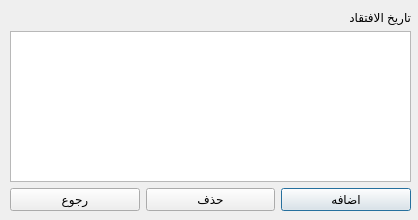
<?xml version="1.0" encoding="UTF-8"?>
<ui version="4.0">
 <class>VisitsInfoView</class>
 <widget class="QDialog" name="VisitsInfoView">
  <property name="geometry">
   <rect>
    <x>0</x>
    <y>0</y>
    <width>418</width>
    <height>220</height>
   </rect>
  </property>
  <property name="sizePolicy">
   <sizepolicy hsizetype="Fixed" vsizetype="Fixed">
    <horstretch>0</horstretch>
    <verstretch>0</verstretch>
   </sizepolicy>
  </property>
  <property name="minimumSize">
   <size>
    <width>418</width>
    <height>220</height>
   </size>
  </property>
  <property name="maximumSize">
   <size>
    <width>418</width>
    <height>16777215</height>
   </size>
  </property>
  <property name="windowTitle">
   <string>الافتقاد</string>
  </property>
  <property name="layoutDirection">
   <enum>Qt::RightToLeft</enum>
  </property>
  <property name="locale">
   <locale language="Arabic" country="Egypt"/>
  </property>
  <widget class="QWidget" name="layoutWidget">
   <property name="geometry">
    <rect>
     <x>10</x>
     <y>10</y>
     <width>401</width>
     <height>201</height>
    </rect>
   </property>
   <layout class="QVBoxLayout" name="verticalLayout_4">
    <item>
     <widget class="QLabel" name="label_3">
      <property name="text">
       <string>تاريخ الافتقاد</string>
      </property>
     </widget>
    </item>
    <item>
     <widget class="QTableWidget" name="tableWidget_visits">
      <property name="editTriggers">
       <set>QAbstractItemView::NoEditTriggers</set>
      </property>
      <property name="alternatingRowColors">
       <bool>true</bool>
      </property>
      <attribute name="horizontalHeaderStretchLastSection">
       <bool>true</bool>
      </attribute>
     </widget>
    </item>
    <item>
     <layout class="QHBoxLayout" name="horizontalLayout_5">
      <item>
       <widget class="QPushButton" name="pushButton_addVisit">
        <property name="text">
         <string>اضافه</string>
        </property>
       </widget>
      </item>
      <item>
       <widget class="QPushButton" name="pushButton_deleteVisit">
        <property name="text">
         <string>حذف</string>
        </property>
       </widget>
      </item>
      <item>
       <widget class="QPushButton" name="pushButton_mainWinReturn_3">
        <property name="locale">
         <locale language="Arabic" country="Egypt"/>
        </property>
        <property name="text">
         <string>رجوع</string>
        </property>
       </widget>
      </item>
     </layout>
    </item>
   </layout>
  </widget>
 </widget>
 <resources/>
 <connections/>
</ui>
